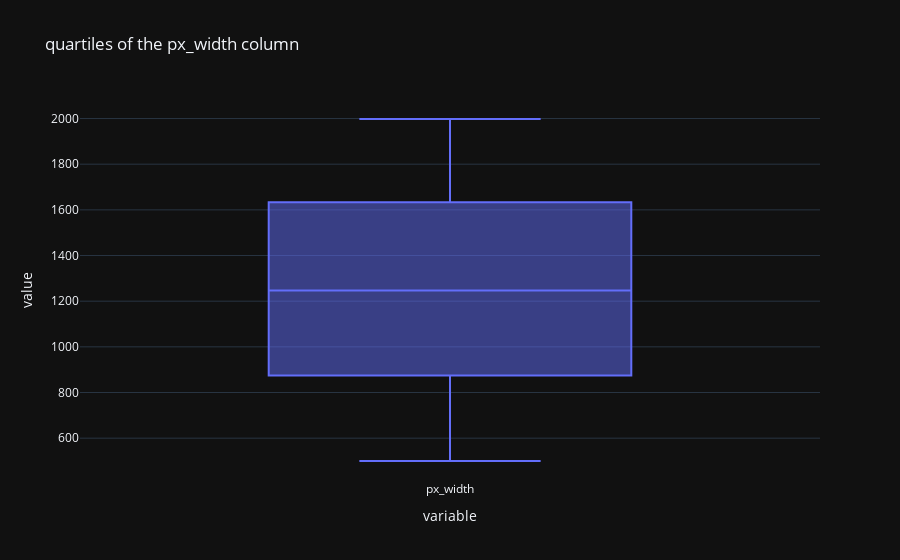

Notebook code for this chart:
### Code cell
fig = px.box(train_df['px_width'],
             title='quartiles of the px_width column',
             template='plotly_dark'
            )
fig.show()

### Figure 1 — Plotly figure (JSON) as saved in the notebook; plotly's stock layout.template omitted (floating-point values rounded to 4 significant figures; data arrays with more than 128 entries replaced by an {"elided": "..."} marker saying what was removed)
{"data": [{"alignmentgroup": "True", "hovertemplate": "variable=%{x}<br>value=%{y}<extra></extra>", "legendgroup": "", "marker": {"color": "#636efa"}, "name": "", "notched": false, "offsetgroup": "", "orientation": "v", "showlegend": false, "type": "box", "x": {"elided": "2000 str values"}, "x0": " ", "xaxis": "x", "y": {"elided": "2000 int values"}, "y0": " ", "yaxis": "y"}], "layout": {"boxmode": "group", "legend": {"tracegroupgap": 0}, "title": {"text": "quartiles of the px_width column"}, "xaxis": {"anchor": "y", "domain": [0, 1], "title": {"text": "variable"}}, "yaxis": {"anchor": "x", "domain": [0, 1], "title": {"text": "value"}}}}
